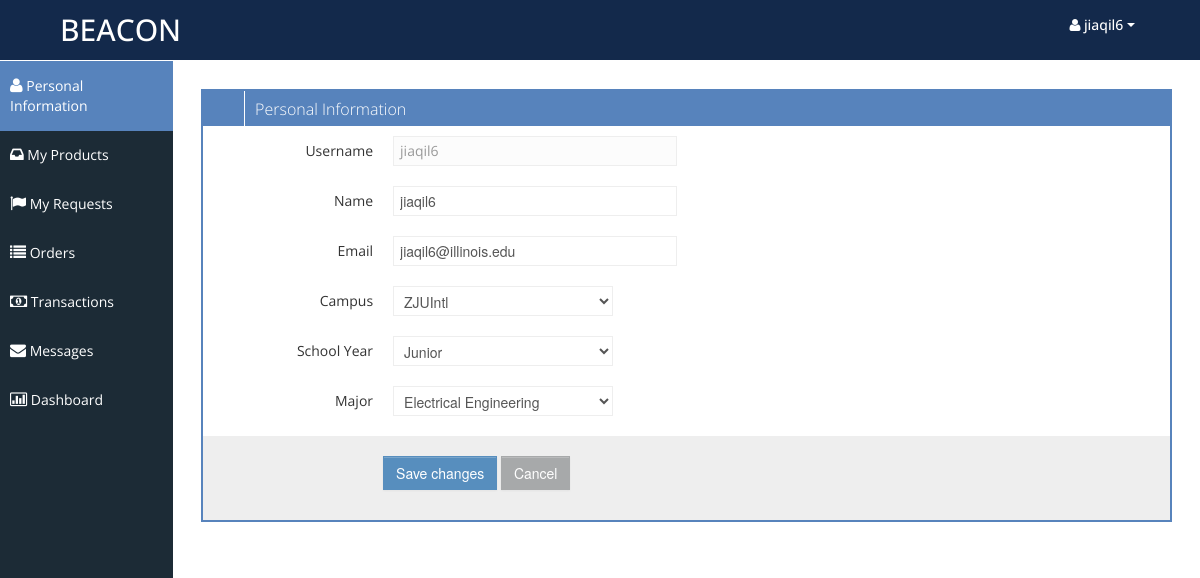
Screenshot of /myprofile.php (signed in) with the database file from the repository.
### tables this page shows
CREATE TABLE `Users` (
  `NetId` varchar(50) NOT NULL,
  `Password` varchar(50) DEFAULT NULL,
  `Name` varchar(50) DEFAULT NULL,
  `Email` varchar(50) DEFAULT NULL,
  `Campus` varchar(10) DEFAULT NULL,
  `Major` varchar(10) DEFAULT NULL,
  `Year` varchar(10) DEFAULT NULL,
  `DateJoin` timestamp NOT NULL DEFAULT CURRENT_TIMESTAMP
);

### myprofile.php (the view, shortened to what this page needs)
<?php
	$curr_user = $_SESSION['curr_user'];
	if (empty($curr_user)) {
		$msg = "curr_user is empty";
	}
	else {
		$conn = connectDB();
		if ($_SERVER["REQUEST_METHOD"] == "POST") {
			$name = ppc($_POST["name"]);
			$email = ppc($_POST["email"]);
			$campus = $_POST['campus'];
			$major = $_POST['major'];
			$year = $_POST['year'];
			$msg = $nameErr = $emailErr = "";
			if (empty($name)) {
				$nameErr = "* Name cannot be empty.";
			}
			if (empty($email)) {
				$emailErr = "* Email cannot be empty.";
			} else if (!preg_match("/([\w\-]+\@[\w\-]+\.[\w\-]+)/",$email)) {
				$emailErr = "* Invalid email format.";
			}
			if ($nameErr || $emailErr) {
				$msg = "* Please check your input again";
			}
			else {
				$sql = "UPDATE Users
						SET name = '$name', campus = '$campus', email = '$email', major = '$major', year = '$year'
						WHERE NetId = '$curr_user'";
				if ($conn->query($sql)) {
					$msg = "Successfully changed!";
				} else {
					$msg = "Error: " . $sql . "<br>" . $conn->error;
				}
			}
		}
		else {
			$sql = "SELECT * FROM Users WHERE NetId='$curr_user' ";
			$result = $conn->query($sql);
			if ($result && $result->num_rows == 1) {
				$row = $result->fetch_assoc();
				$name = $row["Name"];
				$email = $row["Email"];
				$campus = $row["Campus"];
				$year = $row["Year"];
				$major = $row["Major"];
			} else {
				$msg = "curr_user is not in database!";
			}
		}
	}
?>
<!DOCTYPE html>
<html lang="en">
<head>
	<link id="bootstrap-style" href="css/bootstrap.min.css" rel="stylesheet">
	<link href="css/bootstrap-responsive.min.css" rel="stylesheet">
	<link id="base-style" href="css/style.css" rel="stylesheet">
	<link id="base-style-responsive" href="css/style-responsive.css" rel="stylesheet">
</head>
<body>
	<div class="navbar">
		<div class="navbar-inner">
			<div class="container-fluid">
				<a class="brand" href="index.php"><span>BEACON</span></a>
				<div class="nav-no-collapse header-nav">
					<ul class="nav pull-right">
						<li class="dropdown">
							<a class="btn dropdown-toggle" data-toggle="dropdown" href="#">
								<span><span><i class="icon-user"> </i><?php echo $curr_user; ?></span></span>
								<span class="caret"></span>
							</a>
						</li>
					</ul>
				</div>
			</div>
		</div>
	</div>
	<div class="container-fluid-full">
	<div class="row-fluid">
	<div id="sidebar-left" class="span2">
		<div class="nav-collapse sidebar-nav">
			<ul class="nav nav-tabs nav-stacked main-menu">
				<li><a href="myprofile.php"><i class="icon-user"></i><span class="hidden-tablet"> Personal Information</span></a></li>
				<li><a href="myproducts.php"><i class="icon-inbox"></i><span class="hidden-tablet"> My Products</span></a></li>
				<li><a href="myrequests.php"><i class="icon-flag"></i><span class="hidden-tablet"> My Requests</span></a></li>
				<li><a href="myorders.php"><i class="icon-list"></i><span class="hidden-tablet"> Orders</span></a></li>
				<li><a href="mytransactions.php"><i class="icon-money"></i><span class="hidden-tablet"> Transactions</span></a></li>
				<li><a href="mymessages.php"><i class="icon-envelope"></i><span class="hidden-tablet"> Messages</span></a></li>
				<li><a href="dashboard.php"><i class="icon-bar-chart"></i><span class="hidden-tablet"> Dashboard</span></a></li>
			</ul>
		</div>
	</div>
	<div id="content" class="span10">
		<div class="row-fluid sortable">
			<div class="box span12">
				<div class="box-header" data-original-title>
					<h2><i class="halflings-icon white edit"></i><span class="break"></span>Personal Information</h2>
					<div class="box-icon">
						<a href="#" class="btn-setting"><i class="halflings-icon white wrench"></i></a>
						<a href="#" class="btn-minimize"><i class="halflings-icon white chevron-up"></i></a>
						<a href="#" class="btn-close"><i class="halflings-icon white remove"></i></a>
					</div>
				</div>
				<div class="box-content">
					<form class="form-horizontal" action="<?php echo $_SERVER['PHP_SELF'];?>" method="POST">
						<fieldset>
							<div class="control-group">
								<label class="control-label">Username</label>
								<div class="controls">
									<span class="input-xlarge uneditable-input"><?php echo $curr_user; ?></span>
								</div>
							</div>
							<div class="control-group">
								<label class="control-label" for="focusedInput">Name</label>
								<div class="controls">
									<input class="input-xlarge focused" id="focusedInput" type="text" name="name" value="<?php echo $name; ?>">
								</div>
							</div>
							<div class="control-group">
								<label class="control-label" for="focusedInput">Email</label>
								<div class="controls">
									<input class="input-xlarge focused" id="focusedInput" type="text" name="email" value="<?php echo $email; ?>">
								</div>
							</div>
							<div class="control-group">
								<label class="control-label" for="selectError3">Campus</label>
								<div class="controls">
								<select id="selectError3" name="campus">
									<option value='ZJUIntl' <?php echo $campus=='ZJUIntl' ? 'selected':'' ?>>ZJUIntl</option>
								</select>
								</div>
							</div>
							<div class="control-group">
								<label class="control-label" for="selectError3">School Year</label>
								<div class="controls">
								<select id="selectError3" name="year">
									<option value='Junior' <?php echo $year=='Junior' ? 'selected':'' ?>>Junior</option>
								</select>
								</div>
							</div>
							<div class="control-group">
								<label class="control-label" for="selectError3">Major</label>
								<div class="controls">
								<select id="selectError3" name="major">
									<option value='EE' <?php echo $major=='EE' ? 'selected':'' ?>>Electrical Engineering</option>
								</select>
								</div>
							</div>
							<div class="form-actions">
								<button type="submit" class="btn btn-primary">Save changes</button>
								<button class="btn">Cancel</button>
							</div>
						</fieldset>
						</form>
				</div>
			</div>
		</div>
	</div>
	</div>
	</div>
</body>
</html>

### css/style-responsive.css (style rules this page uses)
@media (min-width: 1200px) { .container-fluid-full { overflow: hidden; position: relative; height: 100%; } }
@media (min-width: 1200px) { #content { width: 85.578%; padding: 28px; margin: 0px 0px; margin-left: 14.422% !important; } }
@media (min-width: 1200px) { #sidebar-left { background: #1C2B36; margin-left: 0px !important; position: absolute; height: 100%; } }
@media (min-width: 1200px) { .sidebar-nav > ul { margin: 0px; } }

### css/halflings.css (style rules this page uses)
html, html .halflings { -webkit-font-smoothing: antialiased !important; }
.halflings-icon { display: inline-block; width: 14px; height: 14px; line-height: 14px; vertical-align: text-top; background-image: url(../img/glyphicons_halflings.svg); background-position: 0 0; background-repeat: no-repeat; vertical-align: top; *display: inline; *zoom: 1; *margin-right: .3em; }
.halflings-icon.white { background-image: url(../img/glyphicons_halflings-white.svg); }
.halflings-icon.remove { background-position: -312px 0; }
.halflings-icon.edit { background-position: -96px -72px; }
.halflings-icon.chevron-up { background-position: -288px -120px; }
.halflings-icon.wrench { background-position: -360px -144px; }

### rows the page displays
users: name "jiaqil6", email "jiaqil6@illinois.edu", campus "ZJUIntl", year "Junior", major "Electrical Engineering"

### other values shown
$curr_user "jiaqil6"
